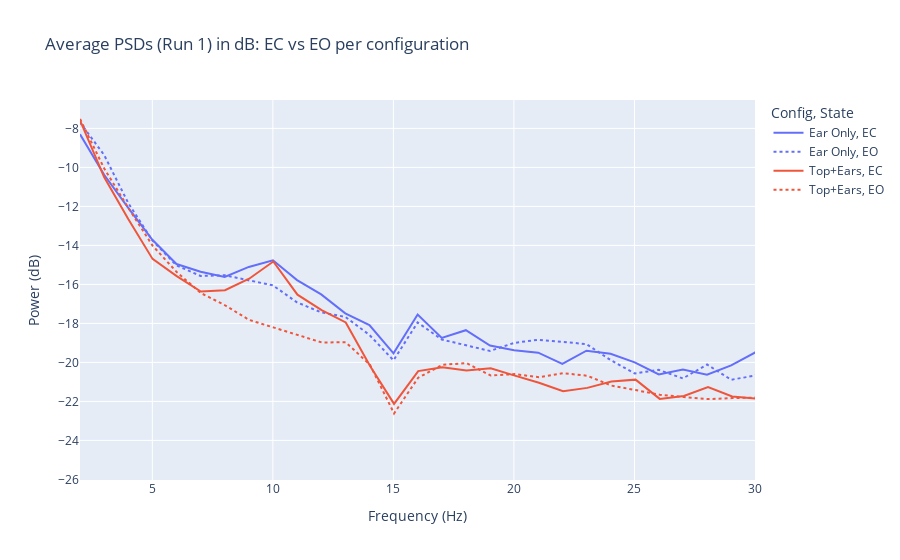
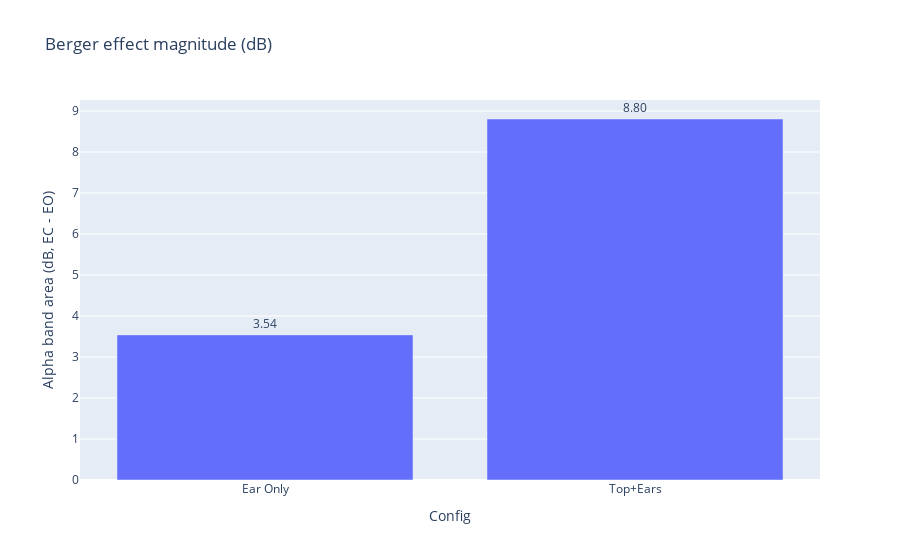
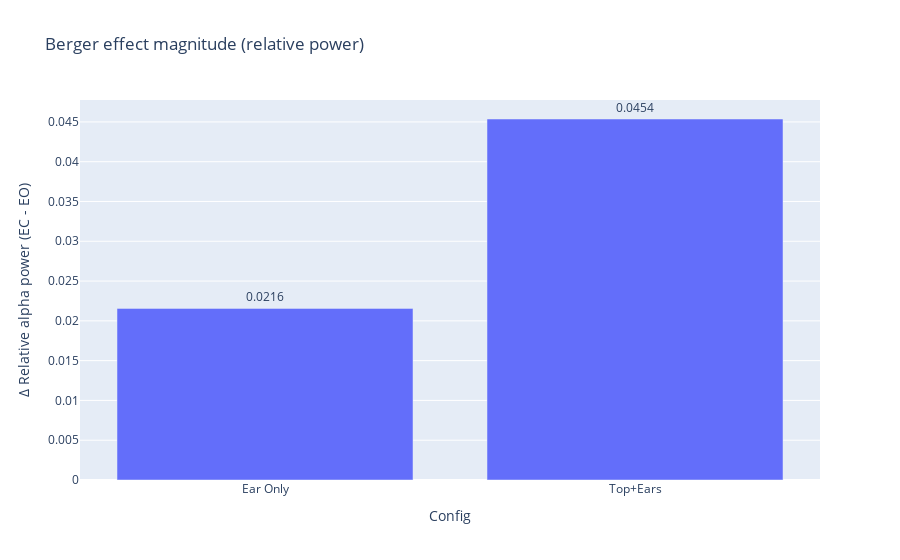

These figures' notebook cell, in order:
### Code cell
# Average PSDs in dB
flows.plot_avg_psds_by_config_px(
    ear_only_db, top_ears_db,
    x_range=(2, 30),
    y_label="Power (dB)",
    title="Average PSDs (Run 1) in dB: EC vs EO per configuration"
)

# Berger effect (alpha area) in dB
flows.plot_effect_bars_px(
    {"Ear Only": eo_db, "Top+Ears": te_db},
    y_label="Alpha band area (dB, EC - EO)",
    title="Berger effect magnitude (dB)",
    text_fmt="{:.2f}"
)

# Berger effect (relative alpha power)
flows.plot_effect_bars_px(
    {"Ear Only": eo_rel, "Top+Ears": te_rel},
    y_label="Δ Relative alpha power (EC - EO)",
    title="Berger effect magnitude (relative power)",
    text_fmt="{:.4f}"
)

### Figure 1 — Plotly figure (JSON) as saved in the notebook; plotly's stock layout.template omitted (floating-point values rounded to 4 significant figures)
{"data": [{"hovertemplate": "Config=Ear Only<br>State=EC<br>Frequency (Hz)=%{x}<br>Power (dB)=%{y}<extra></extra>", "legendgroup": "Ear Only, EC", "line": {"color": "#636efa", "dash": "solid"}, "marker": {"symbol": "circle"}, "mode": "lines", "name": "Ear Only, EC", "orientation": "v", "showlegend": true, "type": "scatter", "x": [2.001, 3.001, 4.001, 5.002, 6.002, 7.003, 8.003, 9.003, 10.0, 11.0, 12.0, 13.0, 14.01, 15.01, 16.01, 17.01, 18.01, 19.01, 20.01, 21.01, 22.01, 23.01, 24.01, 25.01, 26.01, 27.01, 28.01, 29.01, 30.01, 31.01, 32.01, 33.01, 34.01, 35.01, 36.01, 37.01, 38.01, 39.01, 40.01, 41.01, 42.02, 43.02, 44.02, 45.02, 46.02, 47.02, 48.02, 49.02, 50.02, 51.02, 52.02, 53.02, 54.02, 55.02, 56.02, 57.02, 58.02, 59.02], "xaxis": "x", "y": [-8.298, -10.38, -12.08, -13.71, -14.96, -15.35, -15.62, -15.1, -14.76, -15.78, -16.51, -17.48, -18.08, -19.54, -17.55, -18.75, -18.35, -19.14, -19.38, -19.5, -20.08, -19.4, -19.56, -20.0, -20.62, -20.36, -20.64, -20.16, -19.49, -17.86, -19.23, -20.43, -20.16, -20.07, -20.28, -21.02, -21.27, -21.09, -21.05, -20.93, -21.27, -21.4, -22.03, -22.21, -21.83, -20.58, -22.16, -20.35, -16.2, -19.57, -22.18, -22.51, -23.53, -22.59, -22.75, -22.84, -22.81, -22.89], "yaxis": "y"}, {"hovertemplate": "Config=Ear Only<br>State=EO<br>Frequency (Hz)=%{x}<br>Power (dB)=%{y}<extra></extra>", "legendgroup": "Ear Only, EO", "line": {"color": "#636efa", "dash": "dot"}, "marker": {"symbol": "circle"}, "mode": "lines", "name": "Ear Only, EO", "orientation": "v", "showlegend": true, "type": "scatter", "x": [2.001, 3.001, 4.001, 5.002, 6.002, 7.003, 8.003, 9.003, 10.0, 11.0, 12.0, 13.0, 14.01, 15.01, 16.01, 17.01, 18.01, 19.01, 20.01, 21.01, 22.01, 23.01, 24.01, 25.01, 26.01, 27.01, 28.01, 29.01, 30.01, 31.01, 32.01, 33.01, 34.01, 35.01, 36.01, 37.01, 38.01, 39.01, 40.01, 41.01, 42.02, 43.02, 44.02, 45.02, 46.02, 47.02, 48.02, 49.02, 50.02, 51.02, 52.02, 53.02, 54.02, 55.02, 56.02, 57.02, 58.02, 59.02], "xaxis": "x", "y": [-7.693, -9.365, -11.83, -13.75, -15.03, -15.57, -15.53, -15.8, -16.05, -16.92, -17.43, -17.66, -18.59, -19.89, -17.95, -18.83, -19.11, -19.41, -19.0, -18.84, -18.95, -19.06, -19.88, -20.57, -20.38, -20.82, -20.11, -20.89, -20.68, -19.64, -19.77, -21.16, -20.97, -20.08, -21.45, -21.12, -20.91, -21.45, -21.51, -21.62, -22.36, -21.67, -22.34, -22.46, -22.03, -20.34, -21.07, -19.93, -16.5, -20.42, -22.44, -23.26, -22.6, -22.55, -22.86, -22.6, -22.44, -22.91], "yaxis": "y"}, {"hovertemplate": "Config=Top+Ears<br>State=EC<br>Frequency (Hz)=%{x}<br>Power (dB)=%{y}<extra></extra>", "legendgroup": "Top+Ears, EC", "line": {"color": "#EF553B", "dash": "solid"}, "marker": {"symbol": "circle"}, "mode": "lines", "name": "Top+Ears, EC", "orientation": "v", "showlegend": true, "type": "scatter", "x": [2.004, 3.006, 4.007, 5.009, 6.011, 7.013, 8.015, 9.017, 10.02, 11.02, 12.02, 13.02, 14.03, 15.03, 16.03, 17.03, 18.03, 19.03, 20.04, 21.04, 22.04, 23.04, 24.04, 25.05, 26.05, 27.05, 28.05, 29.05, 30.06, 31.06, 32.06, 33.06, 34.06, 35.06, 36.07, 37.07, 38.07, 39.07, 40.07, 41.08, 42.08, 43.08, 44.08, 45.08, 46.08, 47.09, 48.09, 49.09, 50.09, 51.09, 52.1, 53.1, 54.1, 55.1, 56.1, 57.1, 58.11, 59.11], "xaxis": "x", "y": [-7.597, -10.51, -12.66, -14.69, -15.58, -16.37, -16.3, -15.71, -14.83, -16.53, -17.31, -17.95, -20.17, -22.13, -20.45, -20.25, -20.41, -20.3, -20.68, -21.04, -21.47, -21.31, -20.98, -20.88, -21.87, -21.72, -21.27, -21.74, -21.86, -21.96, -21.96, -22.27, -22.02, -22.13, -21.92, -21.41, -22.32, -23.15, -22.62, -22.63, -22.54, -23.16, -22.78, -22.95, -22.88, -23.48, -23.96, -14.71, -8.776, -15.58, -23.3, -24.42, -24.33, -24.36, -24.21, -24.19, -24.38, -24.93], "yaxis": "y"}, {"hovertemplate": "Config=Top+Ears<br>State=EO<br>Frequency (Hz)=%{x}<br>Power (dB)=%{y}<extra></extra>", "legendgroup": "Top+Ears, EO", "line": {"color": "#EF553B", "dash": "dot"}, "marker": {"symbol": "circle"}, "mode": "lines", "name": "Top+Ears, EO", "orientation": "v", "showlegend": true, "type": "scatter", "x": [2.004, 3.006, 4.007, 5.009, 6.011, 7.013, 8.015, 9.017, 10.02, 11.02, 12.02, 13.02, 14.03, 15.03, 16.03, 17.03, 18.03, 19.03, 20.04, 21.04, 22.04, 23.04, 24.04, 25.05, 26.05, 27.05, 28.05, 29.05, 30.06, 31.06, 32.06, 33.06, 34.06, 35.06, 36.07, 37.07, 38.07, 39.07, 40.07, 41.08, 42.08, 43.08, 44.08, 45.08, 46.08, 47.09, 48.09, 49.09, 50.09, 51.09, 52.1, 53.1, 54.1, 55.1, 56.1, 57.1, 58.11, 59.11], "xaxis": "x", "y": [-7.518, -10.06, -12.08, -14.01, -15.37, -16.44, -17.07, -17.82, -18.21, -18.61, -18.98, -18.97, -20.12, -22.62, -20.79, -20.12, -20.04, -20.67, -20.6, -20.76, -20.56, -20.68, -21.19, -21.42, -21.66, -21.78, -21.88, -21.83, -21.8, -21.43, -21.62, -22.19, -22.29, -22.68, -21.54, -21.7, -22.67, -22.65, -22.65, -22.81, -22.87, -23.26, -23.33, -23.44, -23.15, -23.67, -23.27, -14.12, -8.308, -15.27, -22.8, -23.62, -24.52, -24.35, -24.38, -24.21, -24.46, -25.06], "yaxis": "y"}], "layout": {"legend": {"title": {"text": "Config, State"}, "tracegroupgap": 0}, "title": {"text": "Average PSDs (Run 1) in dB: EC vs EO per configuration"}, "xaxis": {"anchor": "y", "domain": [0, 1], "range": [2, 30], "title": {"text": "Frequency (Hz)"}}, "yaxis": {"anchor": "x", "domain": [0, 1], "showgrid": true, "title": {"text": "Power (dB)"}}}}

### Figure 2 — Plotly figure (JSON) as saved in the notebook; plotly's stock layout.template omitted (floating-point values rounded to 4 significant figures)
{"data": [{"cliponaxis": false, "hovertemplate": "Config=%{x}<br>Alpha band area (dB, EC - EO)=%{y}<br>Text=%{text}<extra></extra>", "legendgroup": "", "marker": {"color": "#636efa", "pattern": {"shape": ""}}, "name": "", "orientation": "v", "showlegend": false, "text": ["3.54", "8.80"], "textposition": "outside", "type": "bar", "x": ["Ear Only", "Top+Ears"], "xaxis": "x", "y": [3.54, 8.805], "yaxis": "y"}], "layout": {"barmode": "relative", "legend": {"tracegroupgap": 0}, "title": {"text": "Berger effect magnitude (dB)"}, "xaxis": {"anchor": "y", "domain": [0, 1], "title": {"text": "Config"}}, "yaxis": {"anchor": "x", "domain": [0, 1], "showgrid": true, "title": {"text": "Alpha band area (dB, EC - EO)"}}}}

### Figure 3 — Plotly figure (JSON) as saved in the notebook; plotly's stock layout.template omitted (floating-point values rounded to 4 significant figures)
{"data": [{"cliponaxis": false, "hovertemplate": "Config=%{x}<br>Δ Relative alpha power (EC - EO)=%{y}<br>Text=%{text}<extra></extra>", "legendgroup": "", "marker": {"color": "#636efa", "pattern": {"shape": ""}}, "name": "", "orientation": "v", "showlegend": false, "text": ["0.0216", "0.0454"], "textposition": "outside", "type": "bar", "x": ["Ear Only", "Top+Ears"], "xaxis": "x", "y": [0.02157, 0.04537], "yaxis": "y"}], "layout": {"barmode": "relative", "legend": {"tracegroupgap": 0}, "title": {"text": "Berger effect magnitude (relative power)"}, "xaxis": {"anchor": "y", "domain": [0, 1], "title": {"text": "Config"}}, "yaxis": {"anchor": "x", "domain": [0, 1], "showgrid": true, "title": {"text": "Δ Relative alpha power (EC - EO)"}}}}
